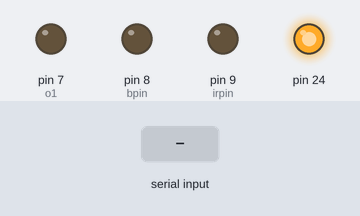
Bench run of a sketch on a simulated Arduino Mega 2560, built with avr-gcc and run on an emulated ATmega2560. On the bench: output pins drawn as LEDs (lit = HIGH). Dashed ring = blinking. Inputs (shaded band) come from the test bench. Random numbers use the default seed unless the sketch sets one; pins used as bus, display or sensor lines are not drawn; what the sketch prints to the serial monitor is not drawn.

Above: at 1.2 s.
1.3 s: "0\n" received over Serial
At 1.65 s:
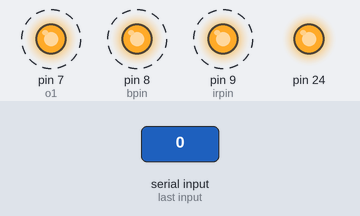
4.3 s: "4\n" received over Serial
At 5.3 s:
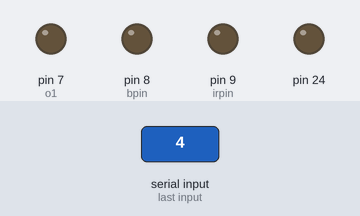
5.8 s: "0\n" received over Serial
At 6.75 s:
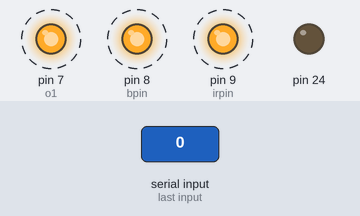
8.8 s: "90,45\n" received over Serial
10.3 s: "3\n" received over Serial
At 11.2 s:
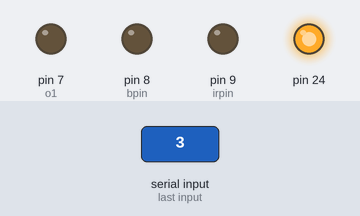
Timing chart, 0 to 12.8 s (numbered marks = the images above; inputs shaded):
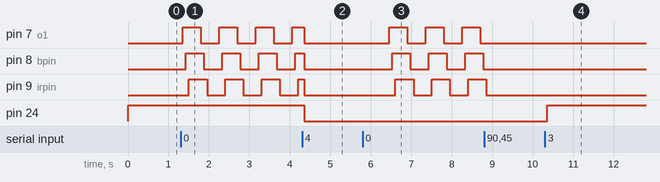

The sketch:

liniar_actuator.ino
```cpp
int x = 1;
int o1 = 7;
int state = 0;
void setup() {
 Serial.begin(115200);
 Serial.setTimeout(1);

 pinMode(4,OUTPUT);
 pinMode(5,OUTPUT);
 pinMode(7,OUTPUT);
 pinMode(8,OUTPUT);
 pinMode(9,OUTPUT);
 pinMode(10,OUTPUT);
 pinMode(11,OUTPUT);
 pinMode(12,OUTPUT);
 pinMode(24,OUTPUT);

 digitalWrite(5,LOW);
 digitalWrite(24,HIGH);

}
void loop() {
 while (!Serial.available()){
  if (x==0){
    if (state == 0){
       digitalWrite(o1,HIGH);
    }
    else{
      digitalWrite(o1,LOW);
    }
    if (o1 == 12){
      o1 = 6;
      if (state == 0){
        state = 1;
      }
      else{
        state = 0;
      }
    }
    o1 = o1 + 1;

  }
  else{
    digitalWrite(7,LOW);
    digitalWrite(8,LOW);
    digitalWrite(9,LOW);
    digitalWrite(10,LOW);
    digitalWrite(11,LOW);
    digitalWrite(12,LOW);
  }
  delay(75);
 }


  x = Serial.readString().toInt();
  if (x== 1){
    digitalWrite(5,HIGH);
    digitalWrite(4,LOW);
  }
  if (x == 0){
    digitalWrite(5,LOW);
    digitalWrite(4,HIGH);
  }
  if (x== 3){
    digitalWrite(24,HIGH);
  }
  if (x== 4){
    digitalWrite(24,LOW);

  }
  Serial.print(x);

}
```

TimerAndGame.cpp
```cpp
#include <LiquidCrystal.h>
int Contrast=20;
 LiquidCrystal lcd(12, 11, 5, 4, 3, 2);

int SW = 10;

int xPosition = 0;
int yPosition = 0;
int SW_state = 0;
int mapX = 0;
int mapY = 0;

int time = 0;
String str = "";
int yes = 1;
int time2 = 0;
int b1 = 0;

int state = 1;

int dl = 0;

int s = 1000;

int m = 60000;

int h = 6;

int Xval = 0;
int Yval = 0;

int VRx = A0;
int VRy = A1;


int timer = 0;

int game = 1;

String heart = "<3";

int spawn = 0;

String enemy = "-";

int row = 6;

int eTF = 0;

int stb;
int pos = 3;

int dif = 7;

int t1 = 1;

int switchm = 0;

int mode = 0;


long dt = 100;

int point = 0;
 void setup()
 {
    analogWrite(6,Contrast);
     lcd.begin(16, 2);
     Serial.begin(9600);
     lcd.setCursor(0,0);
     lcd.print(heart);
     pinMode(8,OUTPUT);

  }
 void loop(){
  b1 = digitalRead(7);
  switchm = digitalRead(10);

  //mode switch

  if (switchm == 1){
    if (mode == 0){
      mode = 1;
    }
    else if (mode == 1){
      mode = 0;
      state = 0;
    }
    lcd.setCursor(0,0);
    lcd.print("                       ");
    lcd.setCursor(0,1);
    lcd.print("                       ");

    Serial.print("mode : ");
    Serial.println(mode);
    lcd.setCursor(0,0);
    lcd.print("J.co");
    delay(333);
    lcd.setCursor(5,0);
    lcd.print(".");
    delay(333);
    lcd.setCursor(5,0);
    lcd.print("..");
    delay(333);
    lcd.setCursor(5,0);
    lcd.print("...");
    delay(100);
    lcd.setCursor(0,0);
    lcd.print("              ");

  }
  Serial.print("mode : ");
  Serial.println(mode);

  if (mode == 0){
       Serial.print("c state ");
     Serial.println(state);
     b1 = digitalRead(7);
     time = time2;
     Serial.print("time : ");
     Serial.println(time);
     Serial.print("buttonstate");
     Serial.println(b1);

      Serial.print("time ");
      Serial.println(time);
      lcd.setCursor(0,1);
      lcd.print("J.co ");
      lcd.setCursor(6,1);


      if (time > 0 and b1 == 1){

        while (yes == 1){
        lcd.setCursor(0, 0);
        lcd.print("                 ");
        lcd.setCursor(0, 0);
        lcd.print(time);

        Serial.print(dl);
        if (state == 1 or state > 3){
           delay(1000);
           Serial.print("s");
        }
        if (state == 2){
           delay(10000);
           Serial.print("m");
           delay(10000);
           Serial.print("m");
           delay(10000);
           Serial.print("m");
           delay(10000);
           Serial.print("m");
           delay(10000);
           Serial.print("m");
           delay(10000);
           Serial.print("m");

        }
        if (state == 3){
           delay(360000);
           Serial.print("h");
           delay(360000);
           Serial.print("h");
           delay(360000);
           Serial.print("h");
           delay(360000);
           Serial.print("h");
           delay(360000);
           Serial.print("h");
           delay(360000);
           Serial.print("h");
           delay(360000);
           Serial.print("h");
           delay(360000);
           Serial.print("h");
           delay(360000);
           Serial.print("h");
           delay(360000);
           Serial.print("h");
        }
        delay(dl);
        time = time - 1;
        if (time == 0){
          lcd.setCursor(0, 0);
          lcd.print("                 ");
          lcd.setCursor(0, 0);
          lcd.print("time's up");
          digitalWrite(8,HIGH);
          delay(100);
          digitalWrite(8,LOW);
          delay(100);
          digitalWrite(8,HIGH);
          delay(100);
          digitalWrite(8,LOW);
          delay(100);
          digitalWrite(8,HIGH);
          delay(100);
          digitalWrite(8,LOW);
          delay(100);
          digitalWrite(8,HIGH);
          delay(100);
          digitalWrite(8,LOW);
          delay(100);
          digitalWrite(8,HIGH);
          delay(100);
          digitalWrite(8,LOW);
          delay(100);
          digitalWrite(8,HIGH);
          delay(100);
          digitalWrite(8,LOW);
          delay(100);
          digitalWrite(8,HIGH);
          delay(100);
          digitalWrite(8,LOW);
          delay(100);
          digitalWrite(8,HIGH);
          delay(100);
          digitalWrite(8,LOW);
          delay(100);
          digitalWrite(8,HIGH);
          delay(100);
          digitalWrite(8,LOW);
          delay(100);
          digitalWrite(8,HIGH);
          delay(100);
          digitalWrite(8,LOW);
          delay(100);
          digitalWrite(8,HIGH);
          delay(100);
          digitalWrite(8,LOW);
          delay(100);
          digitalWrite(8,HIGH);
          delay(100);
          digitalWrite(8,LOW);
          delay(100);
          digitalWrite(8,HIGH);
          delay(100);
          digitalWrite(8,LOW);
          delay(100);
          digitalWrite(8,HIGH);
          delay(100);
          digitalWrite(8,LOW);
          delay(100);
          digitalWrite(8,HIGH);
          delay(100);
          digitalWrite(8,LOW);
          delay(100);
          digitalWrite(8,HIGH);
          delay(100);
          digitalWrite(8,LOW);
          delay(100);
          digitalWrite(8,HIGH);
          delay(100);
          digitalWrite(8,LOW);
          delay(100);
          digitalWrite(8,HIGH);
          delay(100);
          digitalWrite(8,LOW);
          delay(100);
          digitalWrite(8,HIGH);
          delay(100);
          digitalWrite(8,LOW);
          delay(100);
          digitalWrite(8,HIGH);
          delay(100);
          digitalWrite(8,LOW);
          delay(100);
          digitalWrite(8,HIGH);
          delay(100);
          digitalWrite(8,LOW);
          delay(100);
          digitalWrite(8,HIGH);
          delay(100);
          digitalWrite(8,LOW);
          delay(100);
          digitalWrite(8,HIGH);
          delay(100);
          digitalWrite(8,LOW);
          delay(100);
          digitalWrite(8,HIGH);
          delay(100);
          digitalWrite(8,LOW);
          delay(100);
          digitalWrite(8,HIGH);
          delay(100);
          digitalWrite(8,LOW);
          delay(100);
          digitalWrite(8,HIGH);
          delay(100);
          digitalWrite(8,LOW);
          delay(100);
          digitalWrite(8,HIGH);
          delay(100);
          digitalWrite(8,LOW);
          delay(100);
          digitalWrite(8,HIGH);
          delay(100);
          digitalWrite(8,LOW);
          delay(100);
          digitalWrite(8,HIGH);
          delay(100);
          digitalWrite(8,LOW);
          delay(100);
          digitalWrite(8,HIGH);
          delay(100);
          digitalWrite(8,LOW);
          delay(100);
          digitalWrite(8,HIGH);
          delay(100);
          digitalWrite(8,LOW);
          delay(100);
          digitalWrite(8,HIGH);
          delay(100);
          digitalWrite(8,LOW);
          delay(100);
          digitalWrite(8,HIGH);
          delay(100);
          digitalWrite(8,LOW);
          delay(100);
          digitalWrite(8,HIGH);
          delay(100);
          digitalWrite(8,LOW);
          delay(100);
          digitalWrite(8,HIGH);
          delay(100);
          digitalWrite(8,LOW);
          delay(100);
          digitalWrite(8,HIGH);
          delay(100);
          digitalWrite(8,LOW);
          delay(100);
          digitalWrite(8,HIGH);
          delay(100);
          digitalWrite(8,LOW);
          delay(100);
          digitalWrite(8,HIGH);
          delay(100);
          digitalWrite(8,LOW);
          delay(100);
          digitalWrite(8,HIGH);
          delay(100);
          digitalWrite(8,LOW);
          delay(100);
          digitalWrite(8,HIGH);
          delay(100);
          digitalWrite(8,LOW);
          delay(100);
          digitalWrite(8,HIGH);
          delay(100);
          digitalWrite(8,LOW);
          delay(100);
          digitalWrite(8,HIGH);
          delay(100);
          digitalWrite(8,LOW);
          delay(100);
          digitalWrite(8,HIGH);
          delay(100);
          digitalWrite(8,LOW);
          delay(100);
          digitalWrite(8,HIGH);
          delay(100);
          digitalWrite(8,LOW);
          delay(100);
          digitalWrite(8,HIGH);
          delay(100);
          digitalWrite(8,LOW);
          delay(100);
          digitalWrite(8,HIGH);
          delay(100);
          digitalWrite(8,LOW);
          delay(100);
          digitalWrite(8,HIGH);
          delay(100);
          digitalWrite(8,LOW);
          delay(100);
          digitalWrite(8,HIGH);
          delay(100);
          digitalWrite(8,LOW);
          delay(100);
          digitalWrite(8,HIGH);
          delay(100);
          digitalWrite(8,LOW);
          delay(100);
          digitalWrite(8,HIGH);
          delay(100);
          digitalWrite(8,LOW);
          delay(100);
          digitalWrite(8,HIGH);
          delay(100);
          digitalWrite(8,LOW);
          delay(100);
          digitalWrite(8,HIGH);
          delay(100);
          digitalWrite(8,LOW);
          delay(100);
          digitalWrite(8,HIGH);
          delay(100);
          digitalWrite(8,LOW);
          lcd.setCursor(0, 0);
          lcd.print("                           ");
          time = 0;
          time2 = 0;

          break;

        }
       }


      }


      lcd.setCursor(0, 0);
      lcd.print("ct ");


      lcd.setCursor(0, 1);
      lcd.print("J.co");
    xPosition = analogRead(VRx);
    yPosition = analogRead(VRy);
    SW_state = digitalRead(SW);
    mapX = map(xPosition, 0, 1023, -512, 512);
    mapY = map(yPosition, 0, 1023, -512, 512);

    Serial.print("X: ");
    Serial.print(mapX);
    Serial.print(" | Y: ");
    Serial.print(mapY);
    Serial.print(" | Button: ");
    Serial.println(SW_state);
    if (mapX < -500){
      time2 = time2 + 1;
      Serial.print("time : ");
      Serial.println(time2);
      lcd.setCursor(3, 0);
      lcd.print(time2);
      delay(100);


    }
    if (mapX > 500 and time2 > 0){
      time2 = time2 - 1;
      Serial.print("time : ");
      Serial.println(time2);
      lcd.setCursor(3, 0);
      lcd.print(time2);
      delay(100);


    }
    if (mapY < -500){
      Serial.print("c state");
      Serial.println(state);

      if (state == 1){

        state = 2;
        lcd.setCursor(5, 1);
        lcd.print("m");

      }
      else if (state == 2){

        state = 3;
        lcd.setCursor(5, 1);
        lcd.print("h");

      }

    }
    if (mapY > 500){
      Serial.print("c state");
      Serial.println(state);

      if (state == 3){

        state = 2;
        lcd.setCursor(5, 1);
        lcd.print("m");
      }
      else if (state == 2){

        state = 1;
        lcd.setCursor(5, 1);
        lcd.print("s");

      }

    }
    if (state == 1){

      lcd.setCursor(5, 1);
      lcd.print("s");

    }


    delay(100);
  }

  // code for game

  if (mode == 1){
    lcd.setCursor(14,0);
    lcd.print(point);
    if (b1 == 1){
      if (dif == 7){
        dif = 4;
      }
      else if (dif == 4){
        dif = 2;
        dt = 75;
      }
      else if (dif == 2){
        dif = 4;
        dt = 100;
      }
    }


    Xval = analogRead(A0);
    Yval = analogRead(A1);

    Serial.print("X value : ");
    Serial.println(Xval);
    Serial.print("Y value : ");
    Serial.println(Yval);

    if (Xval < 100){

      lcd.setCursor(0, 0);
      lcd.print(heart);
      lcd.setCursor(0,1);
      lcd.print("                    ");
      state = 0;

    }
    else if (Xval > 800){

      lcd.setCursor(0, 1);
      lcd.print(heart);
      lcd.setCursor(0,0);
      lcd.print("             ");
      state = 1;

    }
    spawn = random(0,dif);

    if (spawn == 1 and eTF == 0){
      stb = random(0,3);
      if (stb-1 == 0){
        lcd.setCursor(6,0);
        lcd.print(enemy);
        pos = 0;
      }
      else if (stb-1 == 1){
        lcd.setCursor(6,1);
        lcd.print(enemy);
        pos = 1;
      }
      eTF = 1;
    }

    if (eTF == 1){

      lcd.setCursor(row,pos);
      lcd.print(enemy);
      lcd.setCursor(row+1,pos);
      lcd.print(" ");
      row = row - 1;
      if (row == 0){
        lcd.setCursor(0,pos);
        lcd.print("    ");
        eTF = 0;
        row = 6;
        if (state == pos){
          lcd.setCursor(0,0);

          while (t1 == 1){
            b1 = digitalRead(7);
            switchm = digitalRead(10);
            lcd.setCursor(0,0);
            lcd.print("         ");
            lcd.setCursor(0,0);
            lcd.print("Retry");
            lcd.setCursor(0,1);
            lcd.print("press B1");
            if (switchm == 1){

              mode = 0;
              state = 0;
              lcd.setCursor(0,0);
              lcd.print("                       ");
              lcd.setCursor(0,1);
              lcd.print("                       ");

              Serial.print("mode : ");
              Serial.println(mode);
              lcd.setCursor(0,0);
              lcd.print("J.co");
              delay(333);
              lcd.setCursor(5,0);
              lcd.print(".");
              delay(333);
              lcd.setCursor(5,0);
              lcd.print("..");
              delay(333);
              lcd.setCursor(5,0);
              lcd.print("...");
              delay(100);
              lcd.setCursor(0,0);
              lcd.print("              ");
              break;
            }

            if (b1 == 1){
              state = 0;
              lcd.setCursor(0,0);
              lcd.print("                    ");
              lcd.setCursor(0,1);
              lcd.print("                    ");
              lcd.setCursor(0,0);
              lcd.print(heart);
              delay(1000);
              point = 0;
              break;
            }
          }

        }
        else{
          point = point + 1;
          lcd.setCursor(14,0);
          lcd.print(point);

      }

    }
    }


    Serial.print("row : ");
    Serial.println(row);
    Serial.print("pos : ");
    Serial.println(pos);


    delay(dt);
  }
}
```

relayswitch.cpp
```cpp
int repin1 = 6;
int repin2 = 7;
int bpin = 8;

int irpin = 9;


int b1p = 0;
int b1pch = 0;

long sound = 0;

#define echoPin 2
#define trigPin 3

long duration;
int distance;

int b2st;
int b2ch = 0;

int tch = 0;

int rand1 = 0;
int rand2 = 0;
int rand3 = 0;
int rand4 = 0;

int dist = 0;
int randomgo = 0;

void setup() {
  pinMode(repin1,OUTPUT);
  pinMode(repin2,OUTPUT);
  pinMode(12,OUTPUT);
  pinMode(13,OUTPUT);
  pinMode(9,OUTPUT);
  pinMode(8,OUTPUT);
  pinMode(7,OUTPUT);

  pinMode(10,INPUT);
  pinMode(irpin,INPUT);
  pinMode(trigPin, OUTPUT);
  pinMode(echoPin, INPUT);
  pinMode(5,INPUT);
  Serial.begin(9600);

  Serial.begin(9600);
  pinMode(9,HIGH);
}

void loop() {
  digitalWrite(9,HIGH);
  digitalWrite(trigPin, LOW);
  delayMicroseconds(2);
  digitalWrite(trigPin, HIGH);
  delayMicroseconds(10);
  digitalWrite(trigPin, LOW);
  duration = pulseIn(echoPin, HIGH);
  distance = duration * 0.034 / 2;
  Serial.print("Distance: ");
  Serial.print(distance);
  Serial.println(" cm");

  b1p = digitalRead(11);
  Serial.println(b1p);
  Serial.print(b1pch);

  if (randomgo == 0){
    digitalWrite(13,LOW);
    digitalWrite(12,LOW);
    digitalWrite(9,LOW);
    digitalWrite(8,LOW);
    digitalWrite(7,LOW);
  }
  Serial.print("random state ");
  Serial.println(randomgo);
  Serial.print("distance state ");
  Serial.println(dist);
  Serial.print("time check ");
  Serial.print(tch);

  b2st = digitalRead(5);

  if (b2st == 1){
    if (b2ch == 0){
      dist = 1;
      randomgo = 0;
      b2ch = 1;
    }
    else if (b2ch == 1){
      randomgo = 1;
      dist = 0;
      b2ch = 2;
    }
    else if (b2ch == 2){
      dist = 0;
      randomgo = 0;
      b2ch = 0;
    }
    delay(100);
  }

  if (distance < 60 and dist == 1){
    digitalWrite(13,HIGH);
    delay(25);
    if (distance < 50){
      digitalWrite(12,HIGH);
      delay(25);
      if (distance < 40){
        digitalWrite(9,HIGH);
        delay(25);
        if (distance < 30){
          digitalWrite(8,HIGH);
          delay(25);
          if (distance < 20){
            digitalWrite(7,HIGH);
            delay(25);
          }
        }
      }
    }
  }
  if (randomgo == 1 and tch == 10){
    digitalWrite(13,LOW);
    digitalWrite(12,LOW);
    digitalWrite(9,LOW);
    digitalWrite(8,LOW);
    digitalWrite(7,LOW);
    rand1 = random(0,2);
    rand2 = random(0,2);
    rand3 = random(0,2);
    rand4 = random(0,2);

    if (rand1 == 1){
      digitalWrite(12,HIGH);
    }
    if (rand2 == 1){
      digitalWrite(7,HIGH);
    }
    if (rand3 == 1){
      digitalWrite(8,HIGH);
    }
    if (rand4 == 1){
      digitalWrite(13,HIGH);
    }
    tch = 0;
  }


  if (b1p == 1){
    if ( b1pch == 0){
      digitalWrite(repin1,LOW);
      b1pch = 1;
    }
    else if ( b1pch == 1){
      digitalWrite(repin1,HIGH);
      b1pch = 0;
    }
    delay(1000);
  }

  delay(10);
  tch = tch + 1;

  if (tch == 11){
    tch = 0;
  }

}
```

Source omitted: arduino.cpp (17843 bytes), lcd.cpp (1036 bytes)

Measured:
- after the input at 1.3 s, pin 7 (o1): alternates HIGH for 0.45 s and LOW for 0.45 s, starting after 0.05 s; pin 8 (bpin): alternates HIGH for 0.45 s and LOW for 0.45 s, starting after 0.13 s; pin 9 (irpin): alternates HIGH for 0.45 s and LOW for 0.45 s, starting after 0.20 s
- after the input at 4.3 s, pin 24: HIGH → LOW after 0.05 s
- after the input at 5.8 s, pin 7 (o1): alternates HIGH for 0.45 s and LOW for 0.45 s, starting after 0.66 s; pin 8 (bpin): alternates HIGH for 0.45 s and LOW for 0.45 s, starting after 0.73 s; pin 9 (irpin): alternates HIGH for 0.45 s and LOW for 0.45 s, starting after 0.81 s
- after the input at 10.3 s, pin 24: LOW → HIGH after 0.06 s
